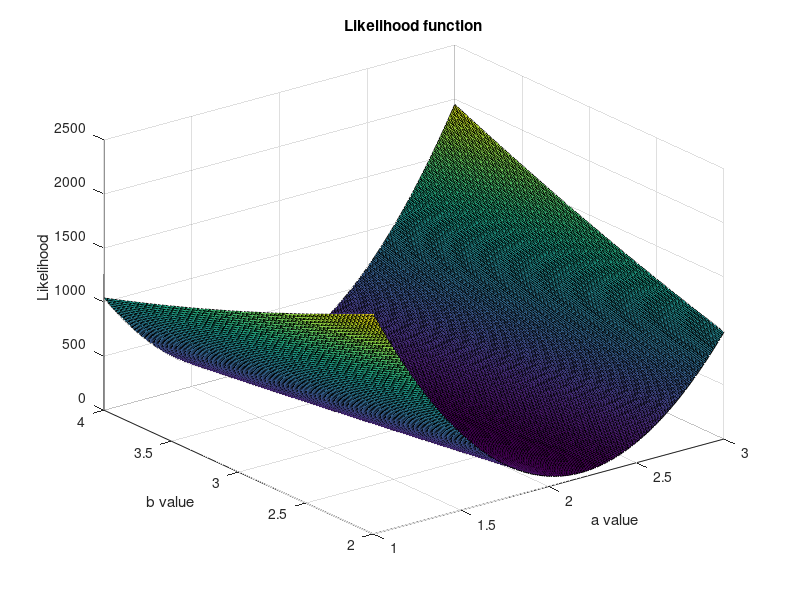
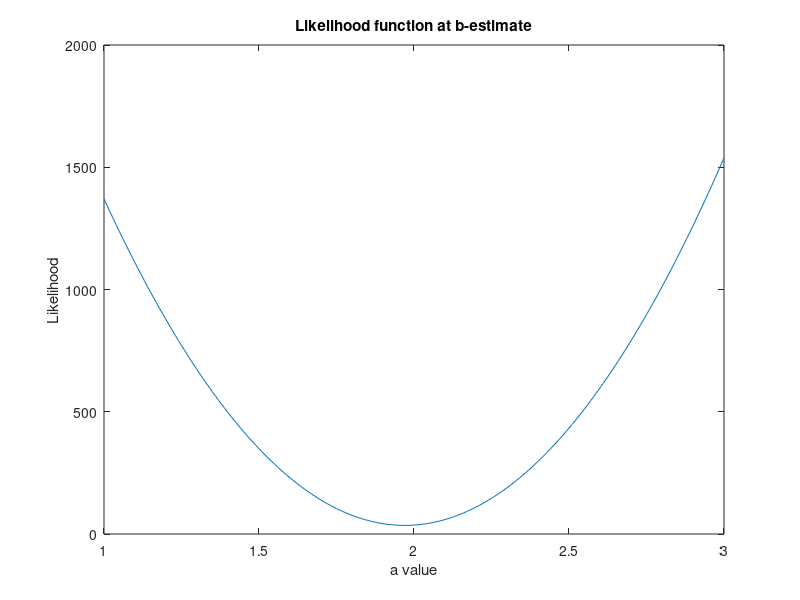
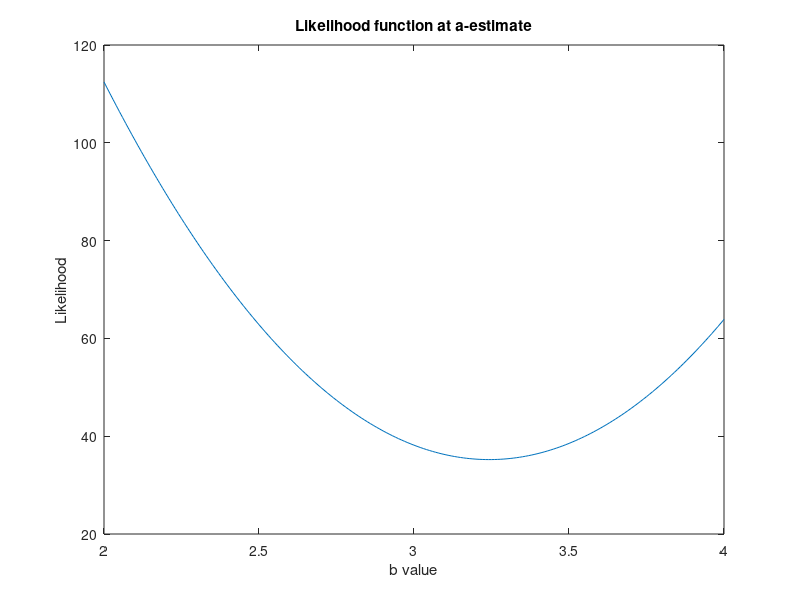

MATLAB code for these plots, in order:
clear; close all;
mu = 5;
sigma = 2;
%Number of observations
N = 100;
X = randn(N,1)*sigma + mu;
e = randn(N,1);
a=2;
b=3;
Y = a*X+b+e;
a_hat_vec = 1:0.01:3;
b_hat_vec = 2:0.01:4;
[A,B] = meshgrid(a_hat_vec,b_hat_vec);
L=zeros(201);
for i = 1:length(X)
    L = L + ((Y(i)-A.*X(i)-B).^2/2);
end
surf(A,B,L);
title('Likelihood function');
xlabel('a value'); ylabel('b value'); zlabel('Likelihood');
val = min(min(L));
pos = find(L==val);
a_hat = A(pos);
b_hat = B(pos);
%2D graphs
figure();
plot(a_hat_vec,sum((Y-a_hat_vec.*X-b_hat).^2/2));
title('Likelihood function at b-estimate');
xlabel('a value'); ylabel('Likelihood');
figure();
plot(b_hat_vec,sum((Y-a_hat.*X-b_hat_vec).^2/2));
title('Likelihood function at a-estimate');
xlabel('b value'); ylabel('Likelihood');
% figure();
% plot(b_hat,L);  
% Analytical method
A_matrix = [sum(X.^2) sum(X);sum(X) N];
C = [sum(X.*Y);sum(Y)];
Soln = A_matrix\C;